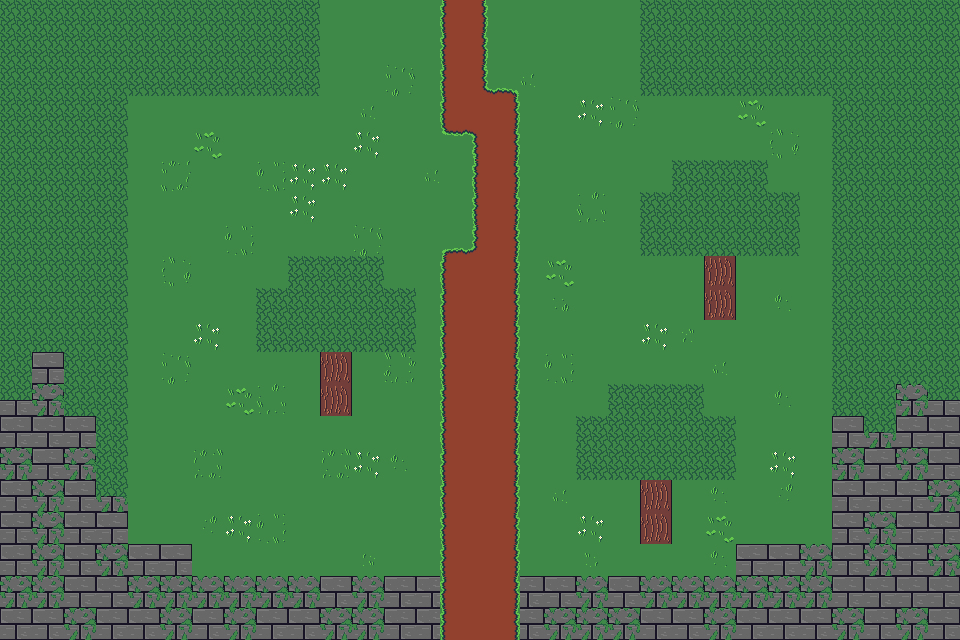

The image is a tile-based game level rendered from a .tmx file. Its description and complete source (layers, tilesets, objects, tile grids) follow:
An orthogonal 30x20 tile map with 32x32 px tiles, 3 tile layers (Calque de Tuiles 1, Calque de Tuiles 2, Calque de Tuiles 3), 3 tilesets and 14 objects (12x collision, portal, portal_exit).

<map version="1.10" tiledversion="1.10.2" orientation="orthogonal" renderorder="right-down" width="30" height="20" tilewidth="32" tileheight="32" infinite="0" nextlayerid="5" nextobjectid="18">
 <tileset firstgid="1" name="tilemap" tilewidth="32" tileheight="32" tilecount="256" columns="16">
  <image source="tilemap.png" width="512" height="512" />
 </tileset>
 <tileset firstgid="257" source="bushes.tsx" />
 <tileset firstgid="457" source="tilemap.tsx" />
 <layer id="1" name="Calque de Tuiles 1" width="30" height="20">
  <data encoding="csv">
26,26,26,26,26,26,26,26,26,26,1,1,1,1,458,1,1,1,1,1,26,26,26,26,26,26,26,26,26,26,
26,26,26,26,26,26,26,26,26,26,1,1,1,1,458,1,1,1,1,1,26,26,26,26,26,26,26,26,26,26,
26,26,26,26,26,26,26,26,26,26,1,1,1,1,458,1,1,1,1,1,26,26,26,26,26,26,26,26,26,26,
26,26,26,26,1,1,1,1,1,1,1,1,1,1,458,458,1,1,1,1,1,1,1,1,1,1,26,26,26,26,
26,26,26,26,1,1,1,1,1,1,1,1,1,1,1,458,1,1,1,1,1,1,1,1,1,1,26,26,26,26,
26,26,26,26,1,1,1,1,1,1,1,1,1,1,457,458,1,1,1,1,1,482,482,482,1,1,26,26,26,26,
26,26,26,26,1,1,1,1,1,1,1,1,1,457,457,458,1,1,1,1,482,482,482,482,482,1,26,26,26,26,
26,26,26,26,1,1,1,1,1,1,1,1,1,1,457,458,1,1,1,1,482,482,1,482,482,1,26,26,26,26,
26,26,26,26,1,1,1,1,1,482,482,482,1,1,458,458,1,1,1,1,1,1,481,1,1,1,26,26,26,26,
26,26,26,26,1,1,1,1,482,482,482,482,482,1,458,458,1,1,1,1,1,1,481,1,1,1,26,26,26,26,
26,26,26,26,1,1,1,1,482,482,482,482,482,1,458,458,1,1,1,1,1,1,1,1,1,1,26,26,26,26,
26,26,26,26,1,1,1,1,1,1,481,1,1,1,458,458,1,1,1,1,1,1,1,1,1,1,26,26,26,26,
26,5,26,26,1,1,1,1,1,1,481,1,1,1,458,458,1,1,1,482,482,482,1,1,1,1,26,26,5,26,
4,4,4,26,1,1,1,1,1,1,1,1,1,1,458,458,1,1,1,1,482,482,482,1,1,1,4,26,4,4,
5,4,5,26,1,1,1,1,1,1,1,1,1,1,458,458,1,1,482,482,482,482,1,1,1,1,5,4,5,4,
4,5,4,26,1,1,1,1,1,1,1,1,1,1,458,458,1,1,1,1,481,1,1,1,1,1,4,4,4,5,
4,5,4,4,1,1,1,1,1,1,1,1,1,1,458,458,1,1,1,1,481,1,1,1,1,457,4,5,4,4,
4,5,4,5,4,4,1,1,1,1,1,1,1,1,458,458,1,1,1,1,1,1,1,4,4,5,4,5,4,5,
5,5,4,4,5,5,5,5,5,5,1,1,1,460,458,458,460,1,1,1,5,5,5,5,5,5,4,4,4,4,
4,4,5,4,4,5,4,5,4,4,1,1,1,460,458,458,460,1,1,1,4,4,5,4,4,4,5,4,5,4
</data>
 </layer>
 <layer id="2" name="Calque de Tuiles 2" width="30" height="20">
  <data encoding="csv">
0,0,0,0,0,0,0,0,0,0,0,0,0,570,0,2147484218,0,0,0,0,0,0,0,0,0,0,0,0,0,0,
0,0,0,0,0,0,0,0,0,0,0,0,0,570,0,2147484218,0,0,0,0,0,0,0,0,0,0,0,0,0,0,
0,0,0,0,0,0,0,0,0,0,0,0,0,570,0,2147484219,2684355129,0,0,0,0,0,0,0,0,0,0,0,0,0,
0,0,0,0,0,0,0,0,0,0,0,0,0,570,0,0,2147484218,0,0,0,0,0,0,0,0,0,0,0,0,0,
0,0,0,0,0,0,0,0,0,0,0,0,0,1073742393,1073742395,0,2147484218,0,0,0,0,0,0,0,0,0,0,0,0,0,
0,0,0,0,0,0,0,0,0,0,0,0,0,0,570,0,2147484218,0,0,0,0,482,482,482,0,0,0,0,0,0,
0,0,0,0,0,0,0,0,0,0,0,0,0,0,570,0,2147484218,0,0,0,482,482,482,482,482,0,0,0,0,0,
0,0,0,0,0,0,0,0,0,0,0,0,0,569,571,0,2147484218,0,0,0,482,482,482,482,482,0,0,0,0,0,
0,0,0,0,0,0,0,0,0,482,482,482,0,570,0,0,2147484218,0,0,0,0,0,481,0,0,0,0,0,0,0,
0,0,0,0,0,0,0,0,482,482,482,482,482,570,0,0,2147484218,0,0,0,0,0,481,0,0,0,0,0,0,0,
0,0,0,0,0,0,0,0,482,482,482,482,482,570,0,0,2147484218,0,0,0,0,0,0,0,0,0,0,0,0,0,
0,4,0,0,0,0,0,0,0,0,481,0,0,570,0,0,2147484218,0,0,0,0,0,0,0,0,0,0,0,0,0,
8,0,0,0,0,0,0,0,0,0,481,0,0,570,0,0,2147484218,0,0,482,482,482,0,0,0,0,0,0,0,8,
0,0,0,0,0,0,0,0,0,0,0,0,0,570,0,0,2147484218,0,482,482,482,482,482,0,0,0,0,9,0,0,
0,0,0,0,0,0,0,0,0,0,0,0,0,570,0,0,2147484218,0,482,482,482,482,482,0,0,0,0,0,0,0,
0,0,0,9,0,0,0,0,0,0,0,0,0,570,0,0,2147484218,0,0,0,481,0,0,0,0,0,0,0,0,0,
0,0,0,0,0,0,0,0,0,0,0,0,0,570,0,0,2147484218,0,0,0,481,0,0,0,0,0,0,0,0,0,
0,0,0,0,0,0,0,0,0,0,0,0,0,570,0,0,2147484218,0,0,0,0,0,0,0,0,0,0,0,0,0,
0,0,0,0,0,0,0,0,0,0,4,5,4,570,0,0,2147484218,4,5,4,0,0,0,0,0,0,0,0,0,0,
0,0,0,0,0,0,0,0,0,0,5,5,4,570,0,0,2147484218,5,5,5,0,0,0,0,0,0,0,0,0,0
</data>
 </layer>
 <layer id="3" name="Calque de Tuiles 3" width="30" height="20">
  <data encoding="csv">
0,0,0,0,0,0,0,0,0,0,0,0,0,0,0,0,0,0,0,0,0,0,0,0,0,0,0,0,0,0,
0,0,0,0,0,0,0,0,0,0,0,0,0,0,0,0,0,0,0,0,0,0,0,0,0,0,0,0,0,0,
0,0,0,0,0,0,0,0,0,0,0,0,490,0,0,0,478,0,0,0,0,0,0,0,0,0,0,0,0,0,
0,0,0,0,0,0,0,0,0,0,0,478,0,0,0,0,0,0,505,490,0,0,0,537,0,0,0,0,0,0,
0,0,0,0,0,0,537,0,0,0,0,505,0,0,0,0,0,0,0,0,0,0,0,0,489,0,0,0,0,0,
0,0,0,0,0,476,0,0,491,505,505,0,0,478,0,0,0,0,0,0,0,0,0,0,0,0,0,0,0,0,
0,0,0,0,0,0,0,0,0,505,0,0,0,0,0,0,0,0,492,0,0,0,0,0,0,0,0,0,0,0,
0,0,0,0,0,0,0,491,0,0,0,490,0,0,0,0,0,0,0,0,0,0,0,0,0,0,0,0,0,0,
0,0,0,0,0,489,0,0,0,0,0,0,0,0,0,0,0,537,0,0,0,0,0,0,0,0,0,0,0,0,
0,0,0,0,0,0,0,0,0,0,0,0,0,0,0,0,0,494,0,0,0,0,0,0,496,0,0,0,0,0,
0,0,0,0,0,0,505,0,0,0,0,0,0,0,0,0,0,0,0,0,505,480,0,0,0,0,0,0,0,0,
0,0,0,0,0,490,0,0,0,0,0,0,473,0,0,0,0,491,0,0,0,0,478,0,0,0,0,0,0,0,
0,0,0,0,0,0,0,537,492,0,0,0,0,0,0,0,0,0,0,0,0,0,0,0,496,0,0,0,0,0,
0,0,0,0,0,0,0,0,0,0,0,0,0,0,0,0,0,0,0,0,0,0,0,0,0,0,0,0,0,0,
0,0,0,0,0,0,474,0,0,0,474,505,496,0,0,0,0,0,0,0,0,0,0,0,505,0,0,0,0,0,
0,0,0,0,0,0,0,0,0,0,0,0,0,0,0,0,0,478,0,0,0,0,496,0,493,0,0,0,0,0,
0,0,0,0,0,0,493,505,491,0,0,0,0,0,0,0,0,0,505,0,0,0,537,0,0,0,0,0,0,0,
0,0,0,0,0,0,0,0,0,0,0,477,0,0,0,0,0,0,479,0,0,0,496,0,0,0,0,0,0,0,
0,0,0,0,0,0,0,0,0,0,0,0,0,0,0,0,0,0,0,0,0,0,0,0,0,0,0,0,0,0,
0,0,0,0,0,0,0,0,0,0,0,0,0,0,0,0,0,0,0,0,0,0,0,0,0,0,0,0,0,0
</data>
 </layer>
 <objectgroup id="4" name="objects">
  <properties>
   <property name="zoom" type="float" value="3" />
  </properties>
  <object id="1" name="forest_h" type="portal" x="320" y="0" width="320">
   <properties>
    <property name="targeted_exit_name" value="forest_h" />
    <property name="targeted_map_name" value="map4" />
    <property name="targeted_scene_name" value="scene1" />
   </properties>
  </object>
  <object id="2" name="forest_g" type="portal_exit" x="467.499" y="50.7868">
   <point />
  </object>
  <object id="5" type="collision" x="320" y="384" width="32" height="32">
   <properties>
    <property name="collision_type" value="colid" />
   </properties>
  </object>
  <object id="6" type="collision" x="704" y="288" width="32" height="32">
   <properties>
    <property name="collision_type" value="colid" />
   </properties>
  </object>
  <object id="7" type="collision" x="640" y="512" width="32" height="32">
   <properties>
    <property name="collision_type" value="colid" />
   </properties>
  </object>
  <object id="8" type="collision" x="0" y="0" width="320" height="96">
   <properties>
    <property name="collision_type" value="solid" />
   </properties>
  </object>
  <object id="9" type="collision" x="640" y="0" width="320" height="96">
   <properties>
    <property name="collision_type" value="solid" />
   </properties>
  </object>
  <object id="10" type="collision" x="0" y="96" width="128" height="544">
   <properties>
    <property name="collision_type" value="solid" />
   </properties>
  </object>
  <object id="11" type="collision" x="832" y="96" width="128" height="544">
   <properties>
    <property name="collision_type" value="solid" />
   </properties>
  </object>
  <object id="12" type="collision" x="128" y="576" width="320" height="64">
   <properties>
    <property name="collision_type" value="solid" />
   </properties>
  </object>
  <object id="13" type="collision" x="512" y="576" width="320" height="64">
   <properties>
    <property name="collision_type" value="solid" />
   </properties>
  </object>
  <object id="14" type="collision" x="736" y="544" width="96" height="32">
   <properties>
    <property name="collision_type" value="solid" />
   </properties>
  </object>
  <object id="15" type="collision" x="128" y="544" width="64" height="32">
   <properties>
    <property name="collision_type" value="solid" />
   </properties>
  </object>
  <object id="17" type="collision" x="448" y="640" width="64">
   <properties>
    <property name="collision_type" value="solid" />
   </properties>
  </object>
 </objectgroup>
</map>
